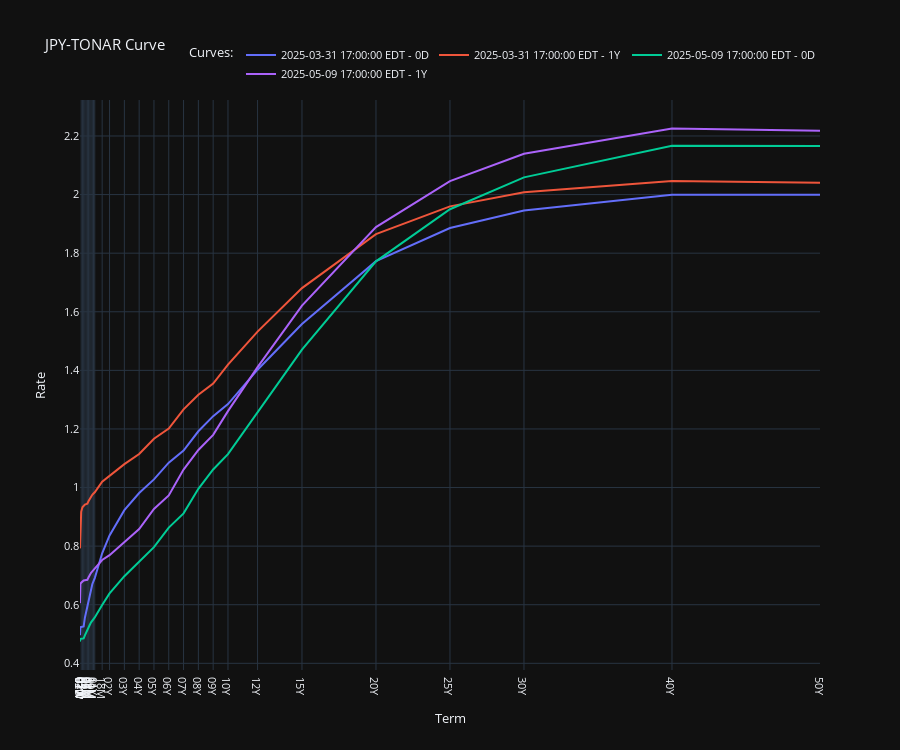

Notebook code cell kept with this figure:
### Code cell
jpy_ois.irswaps_term_structure_plotter(bdates=[datetime(2025, 3, 31), datetime(2025, 5, 9)], fwd_tenors=["0D", "1Y"], use_plotly=True)
